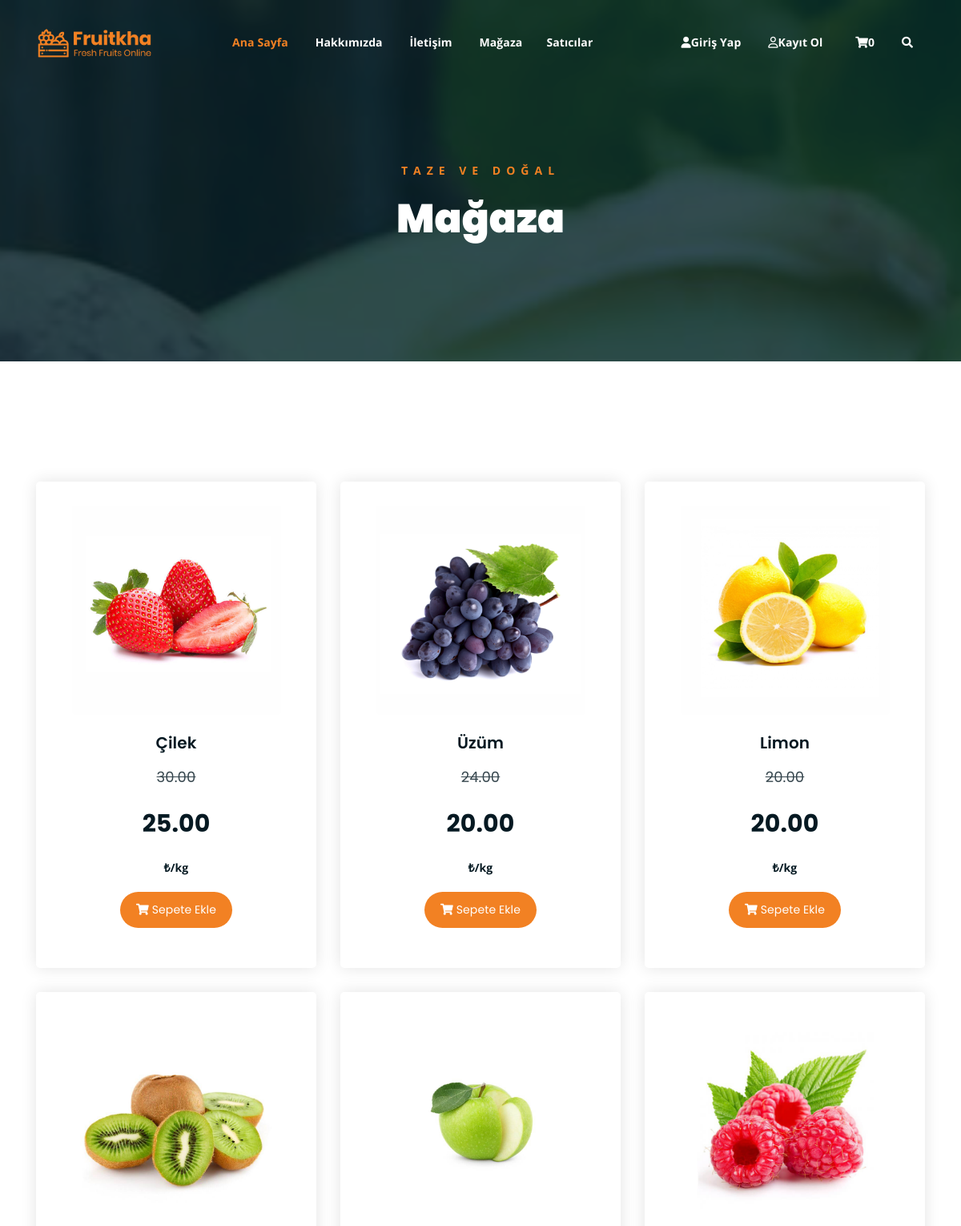
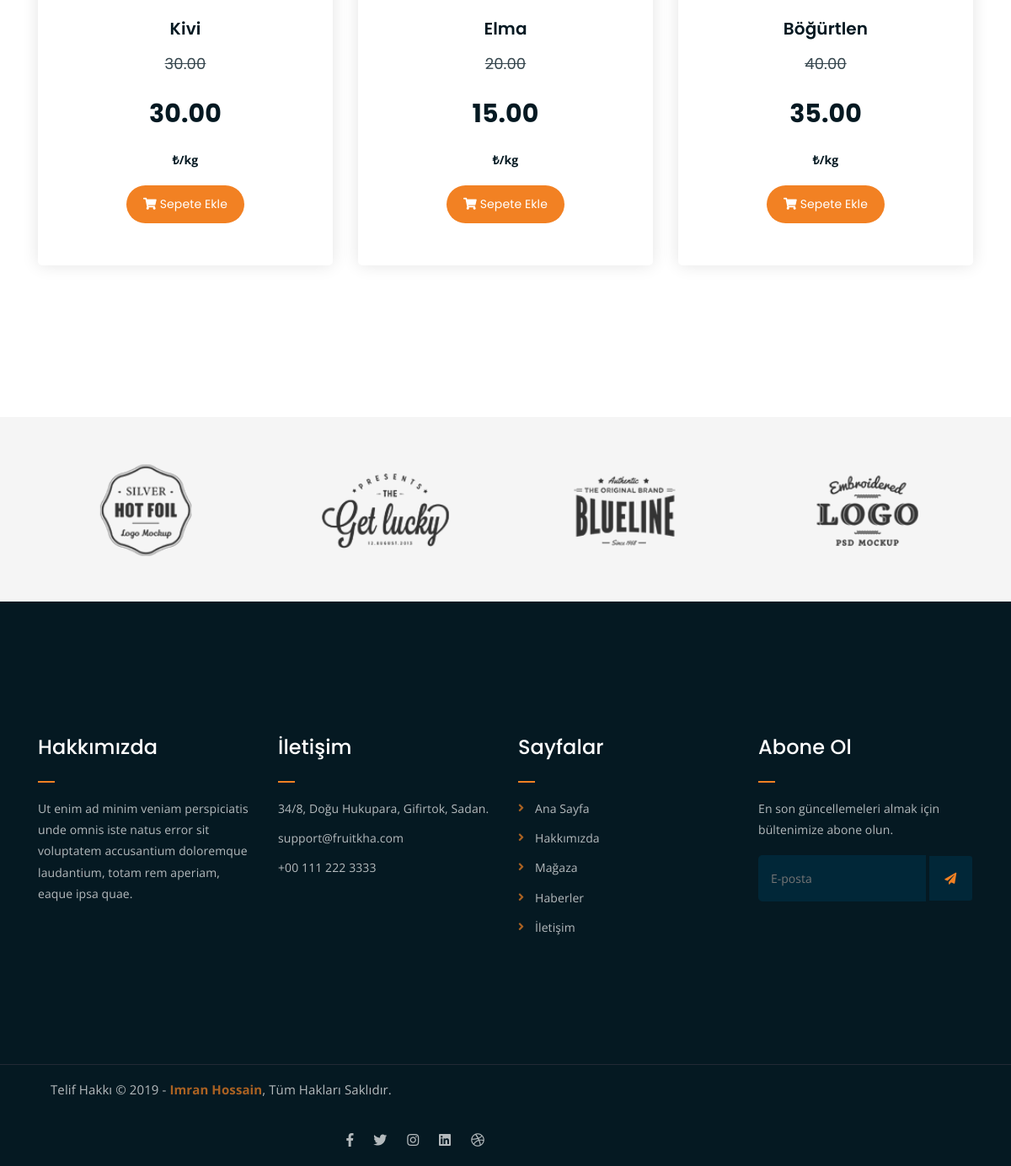
The app's page /shop/ with its own data (2 pictures, top to bottom).
### core/models.py (models this page shows, shortened)
class Product(models.Model):
    category = models.ForeignKey(Category,on_delete=models.CASCADE) # Category tablosuyla ilişki kurulması
    user = models.ForeignKey(User, on_delete=models.SET_NULL,null=True)
    vendor = models.ForeignKey(Vendor, on_delete=models.SET_NULL,null=True,related_name="vendor")
    title = models.CharField(max_length=100,default="Taze Meyve")
    image = models.ImageField(upload_to=user_directory_path,default="urun.jpg")
    description = RichTextUploadingField(null=True,blank=True,default="Bu bir ürün")
    price = models.DecimalField(max_digits=9999999, decimal_places=2,default="1.99")
    old_price = models.DecimalField(max_digits=9999999, decimal_places=2,default="2.99")
    specifications =  RichTextUploadingField(null=True,blank=True)
    product_status = models.CharField(choices=STATUS,max_length=10,default="in_revie")
    status = models.BooleanField(default=True)
    in_stock = models.BooleanField(default=True)
    featured = models.BooleanField(default=False)
    digital = models.BooleanField(default=False)
    date = models.DateTimeField(auto_now_add=True)
    date = models.DateTimeField(null=True,blank=True)
    class Meta:
        verbose_name_plural = "Products"

### core/views.py (the view)
# urls.py: path('shop/',shop,name="shop"),
def shop(request):
    products = Product.objects.filter(product_status="published")
    context = {
        "products":products,
    }
    return render(request, 'core/shop.html',context)

### templates/core/shop.html (shortened to what this page needs)
{% extends "partials/base.html" %}
{% load static %}
{% block content %}
<div class="breadcrumb-section breadcrumb-bg">
  <div class="container">
    <div class="row">
      <div class="col-lg-8 offset-lg-2 text-center">
        <div class="breadcrumb-text">
          <p>Taze ve Doğal</p>
          <h1>Mağaza</h1>
        </div>
      </div>
    </div>
  </div>
</div>
<div class="product-section mt-150 mb-150">
  <div class="container">
    <div class="row product-lists">
        {% for p in products %}
        <div class="col-lg-4 col-md-6 text-center">
          <div class="single-product-item">
            <div class="product-image">
              <a href="/products/{{p.id}}"><img src="{{p.image.url}}" alt=""></a>
            </div>
            <h3>{{p.title}}</h3>
            <p class="product-price"><span style=font-size:18px><del>{{p.old_price}}</del></span><p class="product-price current-product-price-{{p.id}}">{{p.price}}</p><strong>₺/kg</strong></span></span>  </p>
            <a class="boxed-btn add-to-cart-btn" data-index="{{p.id}}" id="add-to-cart-btn"><i class="fas fa-shopping-cart"></i> Sepete Ekle</a>
          </div>
        </div>
        {% endfor %}
      </div>
  </div>
</div>
{% endblock content %}

### core/static/assets/css/main.css (style rules this page uses)
html { font-size: 14px; font-weight: 400; line-height: 28px; height: 100%; }
body { font-family: "Open Sans", sans-serif; font-weight: 400; font-size: 1rem; letter-spacing: 0.1px; line-height: 1.8; color: #051922; overflow-x: hidden; }
body img { max-width: 100%; }
a { cursor: pointer; text-decoration: none; -webkit-transition: all 0.2s ease-in-out; -o-transition: all 0.2s ease-in-out; transition: all 0.2s ease-in-out; }
h1, .h1, h2, .h2, h3, .h3, h4, .h4, h5, .h5, h6, .h6 { font-family: "Poppins", sans-serif; font-weight: 700; margin: 0 0 1.25rem 0; color: #051922; }
h1:last-child, .h1:last-child, h2:last-child, .h2:last-child, h3:last-child, .h3:last-child, h4:last-child, .h4:last-child, h5:last-child, .h5:last-child, h6:last-child, .h6:last-child { margin: 0; }
h1, .h1 { font-size: 4rem; font-weight: 700; line-height: 4rem; }
h3, .h3 { font-size: 2rem; font-weight: 700; line-height: 2.25rem; }
p { font-family: "Open Sans", sans-serif; font-weight: 400; font-size: 1rem; letter-spacing: 0.1px; line-height: 1.8; color: #051922; margin: 0 0 1.25rem 0; }
.mt-150 { margin-top: 150px; }
.mb-150 { margin-bottom: 150px; }
a.boxed-btn { font-family: 'Poppins', sans-serif; display: inline-block; background-color: #F28123; color: #fff; padding: 10px 20px; }
a.boxed-btn, a.bordered-btn, a.cart-btn { border-radius: 50px; }
.breadcrumb-bg { background-image: url(../img/breadcrumb-bg.jpg); }
.breadcrumb-text p { color: #F28123; font-weight: 700; text-transform: uppercase; letter-spacing: 7px; }
.breadcrumb-text h1 { font-size: 50px; font-weight: 900; color: #fff; margin: 0; margin-top: 20px; }
.breadcrumb-section { padding: 150px 0; background-size: cover; background-position: center center; position: relative; z-index: 1; background-attachment: fixed; padding-top: 200px; }
.breadcrumb-section:after { position: absolute; left: 0; top: 0; width: 100%; height: 100%; content: ""; background-color: #07212e; z-index: -1; opacity: 0.8; }
a.boxed-btn { -webkit-transition: 0.3s; -o-transition: 0.3s; transition: 0.3s; }
.product-image img { -webkit-transition: 0.3s; -o-transition: 0.3s; transition: 0.3s; }
.single-product-item { -webkit-transition: 0.3s; -o-transition: 0.3s; transition: 0.3s; }
html, body { height: 100%; }
.single-product-item { margin-bottom: 30px; }
.product-image { padding: 30px; padding-bottom: 0; }
.product-image img { width: 90%; border-radius: 5px; margin-bottom: 20px; }
.single-product-item h3 { font-size: 20px; font-weight: 600; margin-bottom: 10px; }
p.product-price { font-family: 'Poppins', sans-serif; font-size: 30px; font-weight: 700; margin-bottom: 15px; }
p.product-price span { display: block; opacity: 0.8; font-size: 15px; font-weight: 400; }
.single-product-item { -webkit-box-shadow: 0 0 20px #e4e4e4; box-shadow: 0 0 20px #e4e4e4; padding-bottom: 50px; border-radius: 5px; }

### records on screen
Product: image (picture), title "Çilek", old_price "30.00", price "25.00"
Product: image (picture), title "Üzüm", old_price "24.00", price "20.00"
Product: image (picture), title "Limon", old_price "20.00", price "20.00"
Product: image (picture), title "Kivi", old_price "30.00", price "30.00"
Product: image (picture), title "Elma", old_price "20.00", price "15.00"
Product: image (picture), title "Böğürtlen", old_price "40.00", price "35.00"

### other values on screen
{{ request.session.cart_data_obj|length }} "0"
